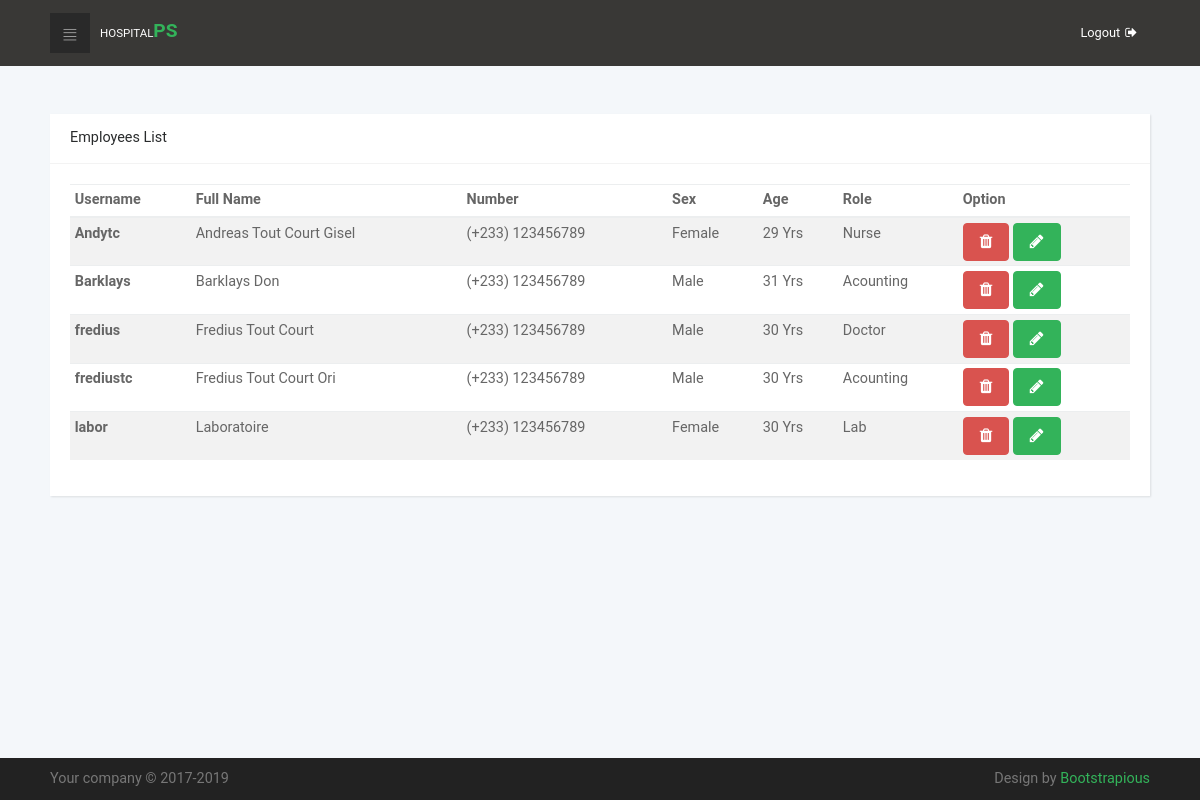
Page /ViewEmployee.php (signed in) on the committed database.
### tables this page shows
CREATE TABLE IF NOT EXISTS `users` (
  `id` int(11) unsigned NOT NULL AUTO_INCREMENT,
  `fullname` varchar(100) NOT NULL,
  `phone` int(9) unsigned zerofill NOT NULL,
  `sex` enum('Male','Female') NOT NULL,
  `birthday` date NOT NULL,
  `usertype` int(1) NOT NULL,
  `registrationdate` datetime NOT NULL,
  `username` varchar(32) DEFAULT NULL,
  `pass` varchar(100) DEFAULT NULL,
  PRIMARY KEY (`id`)
);

CREATE TABLE IF NOT EXISTS `usertype` (
  `id` int(1) NOT NULL AUTO_INCREMENT,
  `type` varchar(12) NOT NULL,
  PRIMARY KEY (`id`)
);

### ViewEmployee.php (the view)
<?php include 'php/include/head.php'; ?>
<section class="mt-5">
    <div class="container-fluid">
        <div class="row">
            <div class="col-lg-12">
              <div class="card">
                <div class="card-header d-flex align-items-center">
                  <h2 class="h5 display">Employees List</h2>
                </div>
                <div class="card-block">
                  <table class="table table-striped table-sm">
                      <?php
                      $emps = $db->prepare('SELECT * FROM users WHERE usertype != 6 AND usertype != 1 ORDER BY username');
                      $emps->execute();
                       ?>
                    <thead>
                      <tr>
                        <th>Username</th>
                        <th>Full Name</th>
                        <th>Number</th>
                        <th>Sex</th>
                        <th>Age</th>
                        <th>Role</th>
                        <th>Option</th>
                      </tr>
                    </thead>
                    <tbody>
                        <?php while ($emp = $emps->fetch()) {
                            $bd = explode('-', $emp['birthday']);
                            $c = array((int)strftime("%Y"), (int)strftime("%m"), (int)strftime("%d"));
                            $age = $c[0] - $bd[0];
                            $roles = $db->prepare('SELECT * FROM usertype WHERE id = ?');
                            $roles->execute(array($emp['usertype']));
                            $role = $roles->fetch();
                            ?>
                            <tr>
                              <th scope="row"><?php echo $emp['username']; ?></th>
                              <td><?php echo $emp['fullname'] ?></td>
                              <td>(+233) <?php echo $emp['phone'] ?></td>
                              <td><?php echo $emp['sex'] ?></td>
                              <td><?php echo $age ?> Yrs</td>
                              <td><?php echo $role['type'] ?></td>
                              <td>
                                  <a href="delete.php?id=<?php echo $emp['id']; ?>" class="btn btn-danger" title="delete"><span class="fa fa-trash"></span></a>
                                  <a href="editEmployee.php?id=<?php echo $emp['id']; ?>" class="btn btn-primary" title="edit"><span class="fa fa-pencil"></span></a>
                              </td>
                            </tr>
                        <?php } ?>
                    </tbody>
                  </table>
                </div>
              </div>
            </div>
        </div>
    </div>
</section>
<?php include 'php/include/footer.php'; ?>

### css/style.default.css (style rules this page uses)
a { display: inline-block; text-decoration: none; color: #fff; transition: all 0.3s; }
body { overflow-x: hidden; }
span { display: inline-block; }
span { font-size: 0.9em; }
table { font-size: 0.9em; color: #666; }
h2 { color: #555; font-weight: 400; }
.card { height: 100%; border: none; background: #fff; box-shadow: 1px 1px 2px rgba(0, 0, 0, 0.1); border-radius: 0; }
.card-header { height: 50px; background-color: #fff; border-bottom-color: #f3f3f3; border-top: none; }
.card-header h2, .card-header h3 { margin-bottom: 0; }
.display { font-weight: 400 !important; }
@media (min-width: 992px) { .container-fluid { padding: 0 50px; } }
.btn { font-weight: normal; line-height: 1.25; border: 1px solid transparent; padding: 0.5rem 1rem; font-size: 1rem; border-radius: 0.25rem; transition: all 0.2s ease-in-out; }
.btn-primary { color: #fff; background-color: #33b35a; border-color: #33b35a; }
.btn-danger { color: #fff; background-color: #d9534f; border-color: #d9534f; }
body { font-family: "Roboto", sans-serif; font-size: 1rem; font-weight: normal; line-height: 1.5; color: #292b2c; background-color: #fff; }
a { color: #33b35a; text-decoration: none; }
h1, h2, h3, h4, h5, h6, .h1, .h2, .h3, .h4, .h5, .h6 { margin-bottom: 0.5rem; font-family: "Roboto", sans-serif; font-weight: 500; line-height: 1.1; color: inherit; }
h2, .h2 { font-size: 1.3rem; }
h5, .h5 { font-size: 0.9rem; }

### rows in the picture
users: username "Andytc", fullname "Andreas Tout Court Gisel", phone "123456789", sex "Female", birthday "29", usertype.type "Nurse"
users: username "Barklays", fullname "Barklays Don", phone "123456789", sex "Male", birthday "31", usertype.type "Acounting"
users: username "fredius", fullname "Fredius Tout Court", phone "123456789", sex "Male", birthday "30", usertype.type "Doctor"
users: username "frediustc", fullname "Fredius Tout Court Ori", phone "123456789", sex "Male", birthday "30", usertype.type "Acounting"
users: username "labor", fullname "Laboratoire", phone "123456789", sex "Female", birthday "30", usertype.type "Lab"
